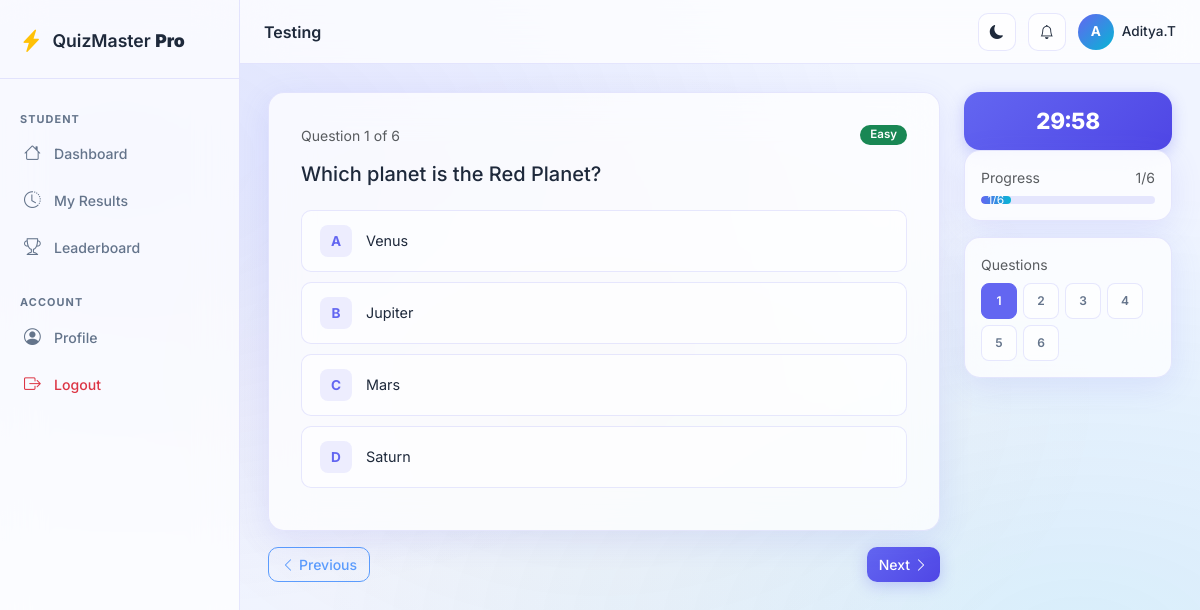
The page /student/quiz/1/take (signed in) on the database its author committed.
### app/models/quiz.py (models this page shows, shortened)
class Quiz(db.Model):
    __tablename__ = 'quizzes'
    id = db.Column(db.Integer, primary_key=True)
    title = db.Column(db.String(200), nullable=False)
    description = db.Column(db.Text, nullable=True)
    category_id = db.Column(db.Integer, db.ForeignKey('categories.id'), nullable=False)
    num_questions = db.Column(db.Integer, nullable=False, default=10)
    time_limit = db.Column(db.Integer, nullable=False, default=30)  # minutes
    is_published = db.Column(db.Boolean, default=False)
    pass_percentage = db.Column(db.Float, default=50.0)
    created_by = db.Column(db.Integer, db.ForeignKey('users.id'), nullable=False)
    created_at = db.Column(db.DateTime, default=datetime.utcnow)
    updated_at = db.Column(db.DateTime, default=datetime.utcnow, onupdate=datetime.utcnow)
    quiz_questions = db.relationship('QuizQuestion', backref='quiz', lazy='dynamic', cascade='all, delete-orphan')
    results = db.relationship('Result', backref='quiz', lazy='dynamic', cascade='all, delete-orphan')
    creator = db.relationship('User', foreign_keys=[created_by])
    def get_questions(self):
        return [qq.question for qq in self.quiz_questions.order_by(QuizQuestion.order).all()]

### app/models/user.py (models this page shows, shortened)
class User(UserMixin, db.Model):
    __tablename__ = 'users'
    id = db.Column(db.Integer, primary_key=True)
    username = db.Column(db.String(80), unique=True, nullable=False, index=True)
    email = db.Column(db.String(120), unique=True, nullable=False, index=True)
    password_hash = db.Column(db.String(255), nullable=False)
    role = db.Column(db.String(20), nullable=False, default='student')  # 'admin' or 'student'
    full_name = db.Column(db.String(150), nullable=True)
    avatar = db.Column(db.String(255), nullable=True)
    is_active = db.Column(db.Boolean, default=True)
    created_at = db.Column(db.DateTime, default=datetime.utcnow)
    last_login = db.Column(db.DateTime, nullable=True)
    results = db.relationship('Result', backref='student', lazy='dynamic', cascade='all, delete-orphan')
    student_answers = db.relationship('StudentAnswer', backref='student', lazy='dynamic', cascade='all, delete-orphan')
    @property
    def is_admin(self):
        return self.role == 'admin'

### app/models/question.py (models this page shows, shortened)
class Question(db.Model):
    __tablename__ = 'questions'
    id = db.Column(db.Integer, primary_key=True)
    question_text = db.Column(db.Text, nullable=False)
    option_a = db.Column(db.String(500), nullable=False)
    option_b = db.Column(db.String(500), nullable=False)
    option_c = db.Column(db.String(500), nullable=False)
    option_d = db.Column(db.String(500), nullable=False)
    correct_answer = db.Column(db.String(1), nullable=False)  # 'A', 'B', 'C', or 'D'
    explanation = db.Column(db.Text, nullable=True)
    difficulty = db.Column(db.String(20), default='medium')  # easy, medium, hard
    category_id = db.Column(db.Integer, db.ForeignKey('categories.id'), nullable=False)
    created_at = db.Column(db.DateTime, default=datetime.utcnow)
    updated_at = db.Column(db.DateTime, default=datetime.utcnow, onupdate=datetime.utcnow)
    quiz_questions = db.relationship('QuizQuestion', backref='question', lazy='dynamic', cascade='all, delete-orphan')
    student_answers = db.relationship('StudentAnswer', backref='question', lazy='dynamic', cascade='all, delete-orphan')

### app/routes/student.py (the view)
@student_bp.route('/quiz/<int:quiz_id>/take')
@student_required
def take_quiz(quiz_id):
    quiz = Quiz.query.get_or_404(quiz_id)
    if not quiz.is_published:
        flash('This quiz is not available.', 'danger')
        return redirect(url_for('student.dashboard'))
    questions = quiz.get_questions()
    return render_template('student/take_quiz.html', quiz=quiz, questions=questions)

### app/context_processors.py (called while the page is built)
def inject_notifications():
    if current_user.is_authenticated:
        try:
            from app.services.notification_service import NotificationService
            count = NotificationService.unread_count(current_user.id)
            recent = NotificationService.get_unread(current_user.id, limit=5)
            return {
                'notif_count': count,
                'recent_notifs': recent,
            }
        except Exception:
            pass
    return {'notif_count': 0, 'recent_notifs': []}

def inject_globals():
    from datetime import datetime
    return {
        'app_name': 'QuizMaster Pro',
        'app_version': '1.0',
        'current_year': datetime.utcnow().year,
    }

### app/models/user.py (called while the page is built)
@login_manager.user_loader
def load_user(user_id):
    return User.query.get(int(user_id))

### app/routes/student.py (called while the page is built)
def student_required(f):
    @wraps(f)
    def decorated(*args, **kwargs):
        if not current_user.is_authenticated:
            return redirect(url_for('auth.login'))
        return f(*args, **kwargs)
    return login_required(decorated)

### app/services/notification_service.py (called while the page is built)
    @staticmethod
    def get_unread(user_id: int, limit: int = 10):
        return (Notification.query
                .filter_by(user_id=user_id, is_read=False)
                .order_by(Notification.created_at.desc())
                .limit(limit).all())

    @staticmethod
    def unread_count(user_id: int) -> int:
        return Notification.query.filter_by(user_id=user_id, is_read=False).count()

### app/templates/student/take_quiz.html (shortened to what this page needs)
{% extends "base.html" %}
{% block page_title %}{{ quiz.title }}{% endblock %}
{% block content %}
<form method="POST" action="{{ url_for('student.submit_quiz', quiz_id=quiz.id) }}" id="quizForm">
  <div class="row g-4">
    <div class="col-lg-3 order-lg-last">
      <div class="position-sticky" style="top:88px">
        <div class="quiz-timer mb-3" id="quizTimer">
        </div>
        <div class="glass-card p-3 mb-3">
          <div class="d-flex justify-content-between small text-muted mb-2">
            <span>Progress</span>
            <span id="progressText">1/{{ questions|length }}</span>
          </div>
          <div class="progress mb-0">
            <div class="progress-bar" id="progressBar" style="width:{{ (1/questions|length*100)|round }}%"></div>
          </div>
        </div>
        <div class="glass-card p-3">
          <div class="small text-muted fw-600 mb-2">Questions</div>
          <div class="q-nav-grid">
            {% for q in questions %}
            <div class="q-nav-dot {% if loop.first %}current{% endif %}"
                 data-qid="{{ q.id }}" onclick="jumpTo({{ loop.index0 }})">
              {{ loop.index }}
            </div>
            {% endfor %}
          </div>
        </div>
      </div>
    </div>
    <div class="col-lg-9">
      {% for q in questions %}
      <div class="question-slide" id="slide-{{ loop.index0 }}" style="{{ 'display:none' if not loop.first else '' }}">
        <div class="question-card">
          <div class="d-flex justify-content-between align-items-start mb-3">
            <span class="text-muted small fw-600">Question {{ loop.index }} of {{ questions|length }}</span>
            <span class="badge {% if q.difficulty == 'easy' %}bg-success{% elif q.difficulty == 'medium' %}bg-warning{% else %}bg-danger{% endif %}">
              {{ q.difficulty|capitalize }}
            </span>
          </div>
          <h5 class="fw-700 mb-4">{{ q.question_text }}</h5>
          <div class="options">
            {% for letter, text in [('A', q.option_a), ('B', q.option_b), ('C', q.option_c), ('D', q.option_d)] %}
            <label class="option-label" onclick="selectOption(this)">
              <span class="option-letter">{{ letter }}</span>
              <span class="option-text">{{ text }}</span>
            </label>
            {% endfor %}
          </div>
        </div>
        <div class="d-flex justify-content-between mt-3">
          <button type="button" class="btn btn-outline-primary" onclick="goPrev({{ loop.index0 }})"
            {{ 'disabled' if loop.first }}>
            <i class="bi bi-chevron-left me-1"></i>Previous
          </button>
          {% if not loop.last %}
          <button type="button" class="btn btn-primary" onclick="goNext({{ loop.index0 }})">
            Next<i class="bi bi-chevron-right ms-1"></i>
          </button>
          {% else %}
          <button type="submit" class="btn btn-success"
            onclick="return confirm('Submit quiz now?')">
            <i class="bi bi-check-circle me-2"></i>Submit
          </button>
          {% endif %}
        </div>
      </div>
      {% endfor %}
    </div>
  </div>
</form>
{% endblock %}

### app/templates/base.html (shortened to what this page needs)
<!DOCTYPE html>
<html lang="en" data-theme="light">
<head>
  <link rel="stylesheet" href="https://cdnjs.cloudflare.com/ajax/libs/bootstrap/5.3.3/css/bootstrap.min.css"/>
  <link rel="stylesheet" href="https://cdnjs.cloudflare.com/ajax/libs/bootstrap-icons/1.11.3/font/bootstrap-icons.min.css"/>
  <link rel="stylesheet" href="{{ url_for('static', filename='css/main.css') }}"/>
  <link rel="stylesheet" href="{{ url_for('static', filename='css/password_strength.css') }}"/>
</head>
<body>
{% if current_user.is_authenticated %}
<div class="sidebar" id="sidebar">
  <div class="sidebar-brand">
    <i class="bi bi-lightning-charge-fill text-warning"></i>
    <span>QuizMaster <strong>Pro</strong></span>
  </div>
  <nav class="sidebar-nav">
    {% if current_user.is_admin %}
    <div class="nav-section-label">Admin</div>
    <a href="{{ url_for('admin.dashboard') }}" class="nav-link {% if request.endpoint == 'admin.dashboard' %}active{% endif %}"><i class="bi bi-speedometer2"></i><span>Dashboard</span></a>
    <a href="{{ url_for('admin.questions') }}" class="nav-link {% if 'question' in (request.endpoint or '') %}active{% endif %}"><i class="bi bi-question-circle"></i><span>Questions</span></a>
    <a href="{{ url_for('admin.quizzes') }}" class="nav-link {% if request.endpoint in ['admin.quizzes','admin.create_quiz'] %}active{% endif %}"><i class="bi bi-journal-check"></i><span>Quizzes</span></a>
    <a href="{{ url_for('admin.categories') }}" class="nav-link {% if 'categor' in (request.endpoint or '') %}active{% endif %}"><i class="bi bi-tags"></i><span>Categories</span></a>
    <a href="{{ url_for('admin.import_questions') }}" class="nav-link {% if 'import' in (request.endpoint or '') %}active{% endif %}"><i class="bi bi-upload"></i><span>Import</span></a>
    <a href="{{ url_for('admin.students') }}" class="nav-link {% if request.endpoint == 'admin.students' %}active{% endif %}"><i class="bi bi-people"></i><span>Students</span></a>
    <a href="{{ url_for('admin.all_results') }}" class="nav-link {% if request.endpoint in ['admin.all_results','admin.view_result'] %}active{% endif %}"><i class="bi bi-clipboard-data"></i><span>All Results</span></a>
    <a href="{{ url_for('admin.analytics') }}" class="nav-link {% if request.endpoint == 'admin.analytics' %}active{% endif %}"><i class="bi bi-bar-chart-line"></i><span>Analytics</span></a>
    {% else %}
    <div class="nav-section-label">Student</div>
    <a href="{{ url_for('student.dashboard') }}" class="nav-link {% if request.endpoint == 'student.dashboard' %}active{% endif %}"><i class="bi bi-house"></i><span>Dashboard</span></a>
    <a href="{{ url_for('student.history') }}" class="nav-link {% if request.endpoint == 'student.history' %}active{% endif %}"><i class="bi bi-clock-history"></i><span>My Results</span></a>
    <a href="{{ url_for('student.leaderboard') }}" class="nav-link {% if request.endpoint == 'student.leaderboard' %}active{% endif %}"><i class="bi bi-trophy"></i><span>Leaderboard</span></a>
    {% endif %}
    <div class="nav-section-label mt-3">Account</div>
    <a href="{{ url_for('auth.profile') }}" class="nav-link {% if request.endpoint == 'auth.profile' %}active{% endif %}"><i class="bi bi-person-circle"></i><span>Profile</span></a>
    <a href="{{ url_for('auth.logout') }}" class="nav-link text-danger"><i class="bi bi-box-arrow-right"></i><span>Logout</span></a>
  </nav>
</div>
<div class="main-content" id="mainContent">
  <div class="topbar">
    <div class="topbar-title">{% block page_title %}{% endblock %}</div>
    <div class="topbar-right">
      <button class="btn btn-icon" id="darkModeToggle"><i class="bi bi-moon-fill" id="darkModeIcon"></i></button>
      <div class="position-relative" id="notifBellWrap">
        <button class="btn btn-icon" id="notifBell" title="Notifications">
          <i class="bi bi-bell"></i>
        </button>
      </div>
      <div class="user-badge">
        <div class="user-avatar">{{ current_user.full_name[0].upper() if current_user.full_name else current_user.username[0].upper() }}</div>
        <span class="d-none d-md-inline">{{ current_user.full_name or current_user.username }}</span>
      </div>
    </div>
  </div>
  <div class="page-content">
    {% block content %}{% endblock %}
  </div>
</div>
{% endif %}
</body>
</html>

### rows shown on the page
Quiz: title "Testing"
User: full_name "A", full_name "Aditya.T"
Question: questions "6", difficulty "Easy", question_text "Which planet is the Red Planet?", letter "A", option_a "Venus", letter "B", option_b "Jupiter", correct_answer "C", option_c "Mars", letter "D", option_d "Saturn"

### other values the page prints
{{ questions|length }} "6"
